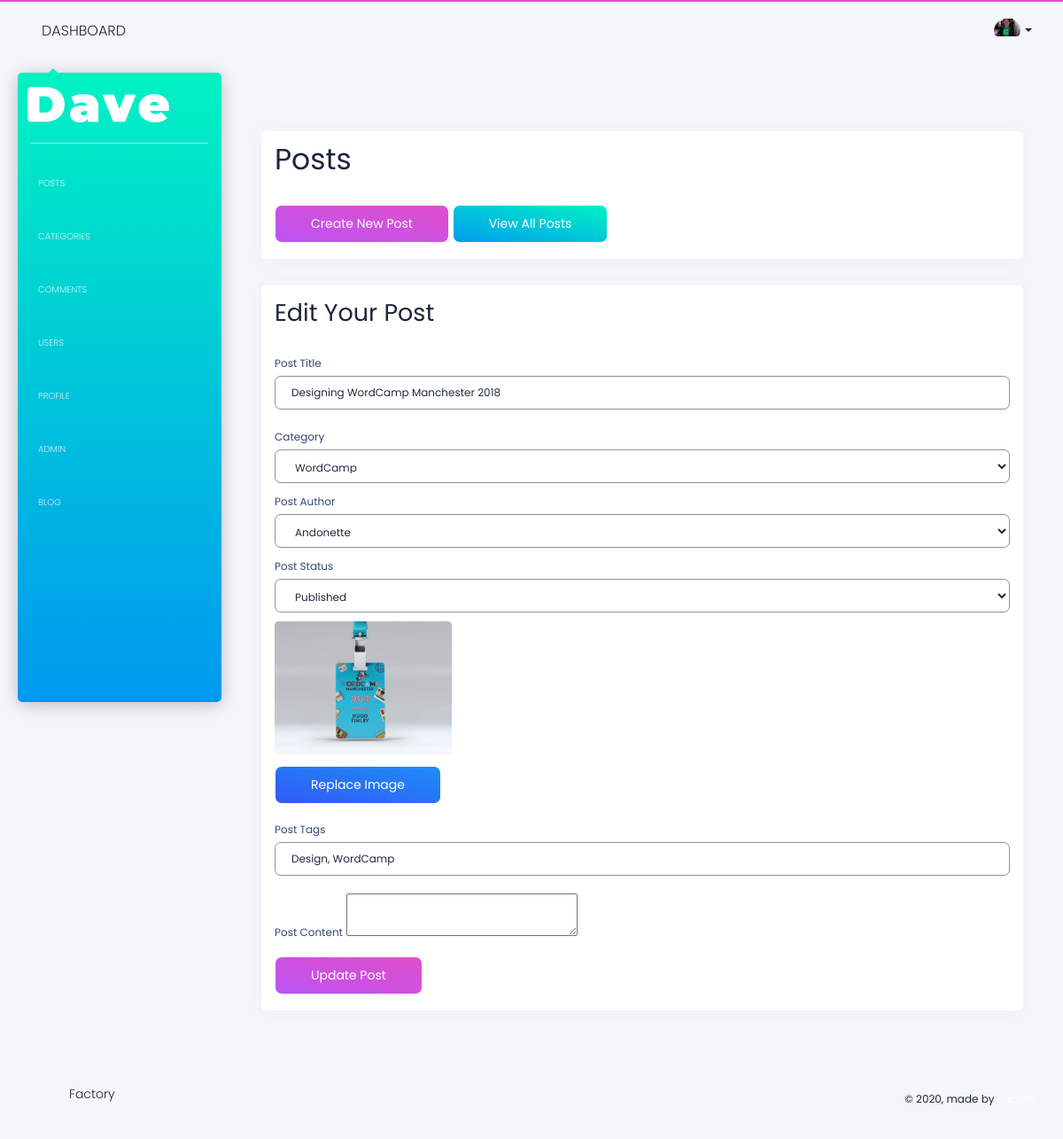
Screenshot of /admin/posts.php?source=update_post&p_id=2 (signed in) with the database file from the repository.
### tables this page shows
CREATE TABLE `posts` (
  `post_id` int(11) unsigned NOT NULL AUTO_INCREMENT,
  `post_title` varchar(255) DEFAULT NULL,
  `post_date` text,
  `post_category_id` int(11) DEFAULT NULL,
  `post_status` varchar(355) DEFAULT 'Draft',
  `post_image` text,
  `post_content` text,
  `post_author_id` int(11) DEFAULT NULL,
  `post_tags` varchar(255) DEFAULT NULL,
  `post_comment_count` int(11) DEFAULT NULL,
  `post_author` varchar(255) DEFAULT NULL,
  `post_views_count` int(11) DEFAULT '0',
  PRIMARY KEY (`post_id`)
);

### admin/includes/posts/update-post.php (the view, shortened to what this page needs)
<?php
if (isset($_GET['p_id'])) {
    $url_post_id = $_GET['p_id'];
}
global $connection;
$query = "SELECT * FROM posts WHERE post_id = $url_post_id";
$select_post_by_id = mysqli_query($connection, $query);
while ($row = mysqli_fetch_assoc($select_post_by_id)) {
    $post_title = $row['post_title'];
    $post_content = $row['post_content'];
    $post_category_id = $row['post_category_id'];
    $post_status = $row['post_status'];
    $post_tags = $row['post_tags'];
    $post_image = $row['post_image'];
}
?>
<div class="card">
    <div class="card-body">
        <h2>Edit Your Post</h2>
        <form action="" method="post" enctype="multipart/form-data">
            <div class="form-group">
                <label for="post_title">Post Title</label>
                <input value="<?php echo $post_title; ?>" type="text" class="form-control" name="post_title">
            </div>
            <div class="form-group">
                <label for="post_cat_id">Category</label>
                <br>
                <select class="form-control" name="post_cat_id">
                    <?php
                    global $connection;
                    $query = "SELECT * FROM categories";
                    $display_all_categories_query = mysqli_query($connection, $query);
                    while ($row = mysqli_fetch_assoc($display_all_categories_query)) {
                        $cat_title = $row['cat_title'];
                        $cat_id = $row['cat_id'];
                        if ($cat_id == $post_category_id) {
                            echo "<option selected value='{$cat_id}'>{$cat_title}</option>";
                        } else {
                            echo "<option value='{$cat_id}'>{$cat_title}</option>";
                        }
                    }
                    ?>
                </select>
            </div>
            <div class="form-group">
                <label for="post_author_id">Post Author</label><br>
                <select class="form-control" name="post_author_id">
                    <?php
                    global $connection;
                    $query = "SELECT * FROM users";
                    $display_all_users = mysqli_query($connection, $query);
                    while ($row = mysqli_fetch_assoc($display_all_users)) {
                        $user_name = $row['user_name'];
                        $user_id = $row['user_id'];
                        echo "<option value='{$user_id}'>{$user_name}</option>";
                    }
                    ?>
                </select>
            </div>
            <div class="form-group">
                <label for="post_status">Post Status</label><br>
                <select class="form-control" name="post_status">
                    <option value='<?php echo $post_status; ?>'><?php echo $post_status; ?></option>
                </select>
            </div>
            <div class="form-group">
                <img src="../images/posts/<?php echo $post_image; ?>" alt="" style="max-width: 200px;">
            </div>
            <div class="form-group">
                <label for="post_image"><span class="btn btn-info">Replace Image</span></label>
            </div>
            <div class="form-group">
                <label for="post_tags">Post Tags</label>
                <input value="<?php echo $post_tags; ?>" type="text" class="form-control" name="post_tags">
            </div>
            <div class="form-group">
                <label for="post_content">Post Content</label>
                <textarea name="post_content" id="editor" value="<?php echo $post_content; ?>"></textarea>
            </div>
            <button type="submit" class="btn btn-primary" name="update_post">Update Post</button>
        </form>
    </div>
</div>

### admin/assets/css/style.css (style rules this page uses)
.btn { font-weight: 400 !important; font-size: 14px; }

### rows the page displays
posts: post_title "Designing WordCamp Manchester 2018", post_status "Published", post_image (picture), post_tags "Design, WordCamp"

### other values shown
form field post_cat_id "WordCamp"
form field post_author_id "Andonette"
